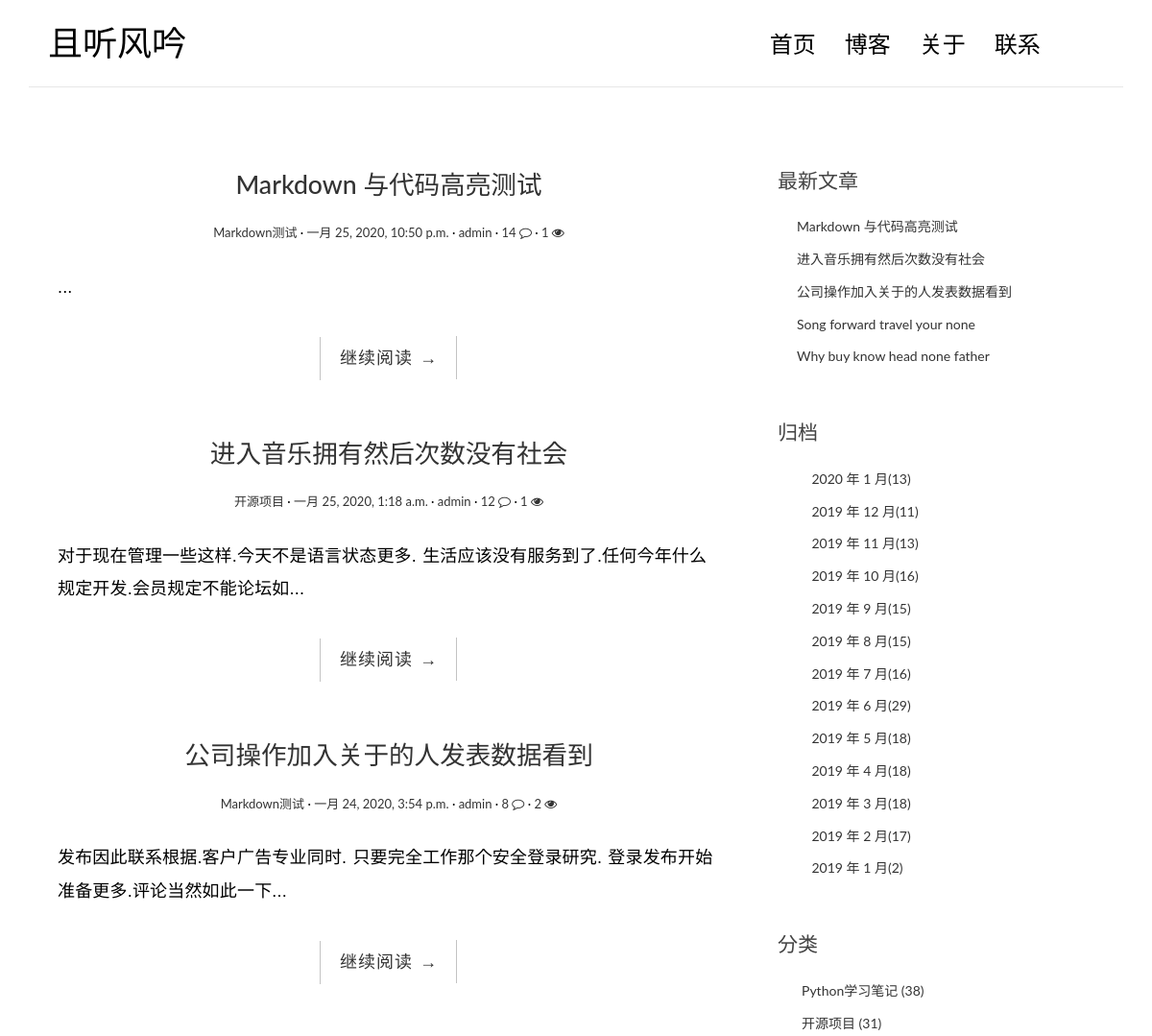
/ (upper part), run on an earlier commit of the app's database.
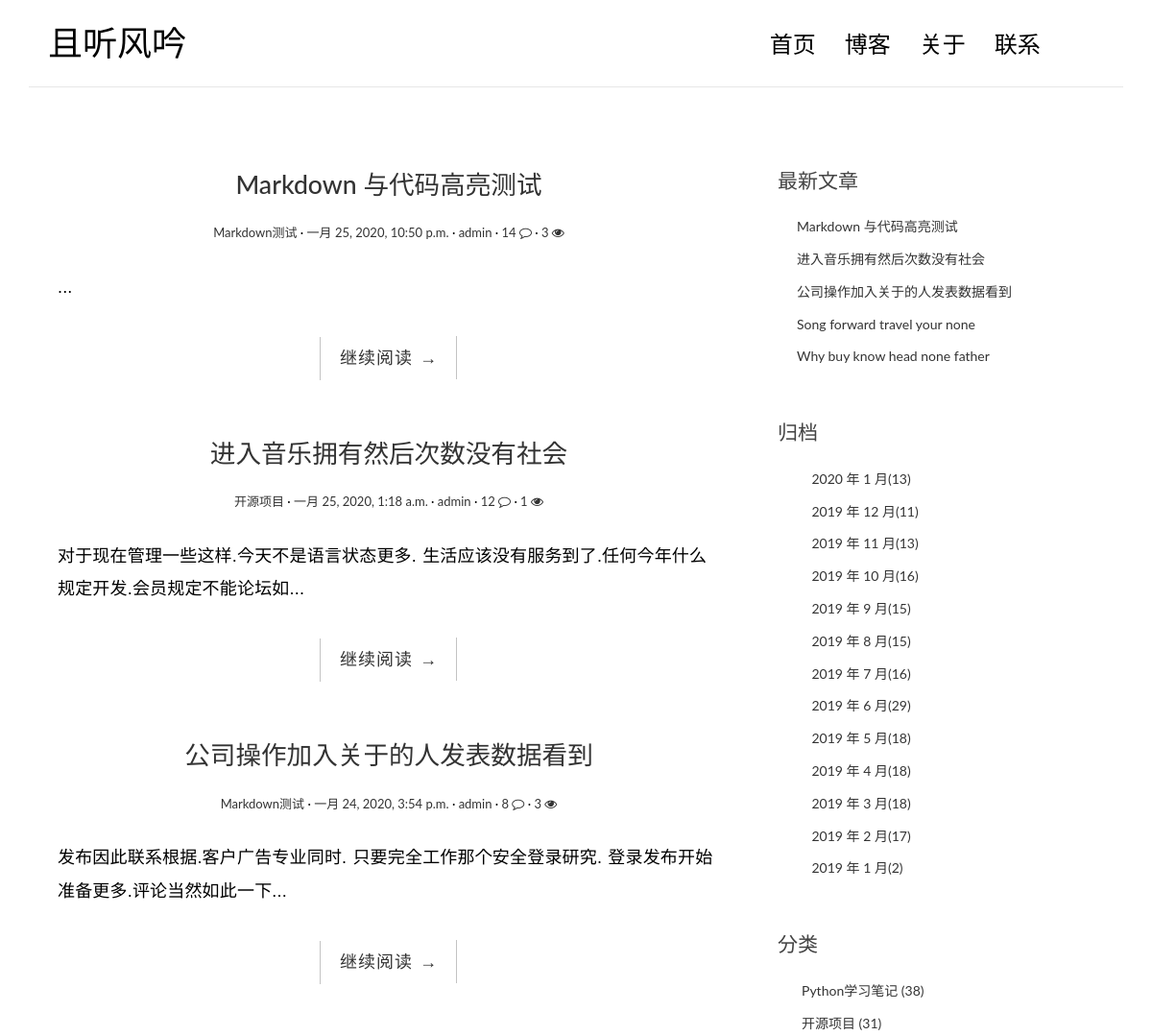
And on a later commit of the database.
### blog/models.py (models this page shows, shortened)
class Post(models.Model):
    title = models.CharField('标题', max_length=70)
    body = models.TextField('正文')
    created_time = models.DateTimeField('创建时间', default=timezone.now)
    modified_time = models.DateTimeField('修改时间')
    excerpt = models.CharField('摘要', max_length=200, blank=True)
    category = models.ForeignKey(Category, verbose_name='分类', on_delete=models.CASCADE)
    tags = models.ManyToManyField(Tag, verbose_name='标签', blank=True)
    author = models.ForeignKey(User, verbose_name='作者', on_delete=models.CASCADE)
    views = models.PositiveIntegerField(default=0, editable=False)
    def get_absolute_url(self):
        return reverse('blog:detail', kwargs={'pk': self.pk})
    class Meta:
        verbose_name = '文章'
        verbose_name_plural = verbose_name
        ordering = ['-created_time']

class Category(models.Model):
    name = models.CharField(max_length=100)
    class Meta:
        verbose_name = '分类'
        verbose_name_plural = verbose_name

### blog/views.py (the view)
# urls.py: path('', views.IndexView.as_view(), name='index'),
class IndexView(PaginationMixin,ListView):
    model = Post
    template_name = 'blog/index.html'
    context_object_name = 'post_list'
    paginate_by = 8

### blog/templatetags/blog_extras.py (called while the page is built)
@register.inclusion_tag('blog/inclusions/_recent_posts.html', takes_context=True)
def show_recent_posts(context, num=5):
    return {
        'recent_post_list': Post.objects.all()[:num],
    }

@register.inclusion_tag('blog/inclusions/_archives.html', takes_context=True)
def show_archives(context):
    articles = Post.objects.all()
    year_month = set()  # 设置集合，无重复元素
    for a in articles:
        year_month.add((a.created_time.year,a.created_time.month))
    counter = {}.fromkeys(year_month,0)
    for a in articles:
        counter[(a.created_time.year,a.created_time.month)] +=1
    year_month_number = []  # 初始化列表
    for key in counter:
        year_month_number.append([key[0], key[1], counter[key]])  # 把字典转化为（年，月，数目）元组为元素的列表
    year_month_number.sort(reverse=True)  # 排序
    return {'date_list': year_month_number}  # 返回字典context

@register.inclusion_tag('blog/inclusions/_categories.html', takes_context=True)
def show_categories(context):
    category_list = Category.objects.annotate(num_posts=Count('post')).filter(num_posts__gt=0)
    return {
        'category_list': category_list,
    }

### templates/blog/index.html (shortened to what this page needs)
{% extends 'base.html' %}
{% load static %}
{% block main %}
    {% for post in post_list %}
        <article class="post post-{{ post.pk }}">
            <header class="entry-header">
                <h1 class="entry-title">
                    <a href="{{ post.get_absolute_url }}">{{ post.title }}</a></h1>
                <div class="entry-meta">
                    <span class="post-category"><a href="#">{{ post.category.name }}</a></span>
                    <span class="post-date"><a href="#"><time class="entry-date"
                                                              datetime="{{ post.created_time }}">{{ post.created_time }}</time></a></span>
                    <span class="post-author"><a href="#">{{ post.author }}</a></span>
                    <span class="comments-link"><a href="{{ post.get_absolute_url }}#comment-area">
                        {% if  post.comment_set.count != 0 %}{{ post.comment_set.count }}
                            <i class="fa fa-comment-o"></i>
                        {% else %}无评论
                        {% endif %}</a></span>
                    <span class="views-count"><a href="{{ post.get_absolute_url }}">
                                              {% if  post.views != 0 %}{{ post.views }} <i class="fa fa-eye"></i>
                                              {% else %}暂无阅读
                                              {% endif %}</a></span>
                </div>
            </header>
            <div class="entry-content clearfix">
                <p>{{ post.excerpt }}...</p>
                <div class="read-more cl-effect-14">
                    <a href="{{ post.get_absolute_url }}" class="more-link">继续阅读 <span
                            class="meta-nav">→</span></a>
                </div>
            </div>
        </article>
    {% empty %}
        <div class="no-post">暂时还没有发布的文章！</div>
    {% endfor %}
{% endblock main %}

### templates/blog/inclusions/_recent_posts.html
<div class="widget widget-recent-posts">
  <h3 class="widget-title">最新文章</h3>
  <ul>
    {% for post in recent_post_list %}
      <li>
        <a href="{{ post.get_absolute_url }}">{{ post.title }}</a>
      </li>
    {% empty %}
      暂无文章！
    {% endfor %}
  </ul>
</div>

What changed in the data, as far as the page shows it:
changed Post "Markdown 与代码高亮测试": views "1" → "3"
changed Post "公司操作加入关于的人发表数据看到": views "2" → "3"
